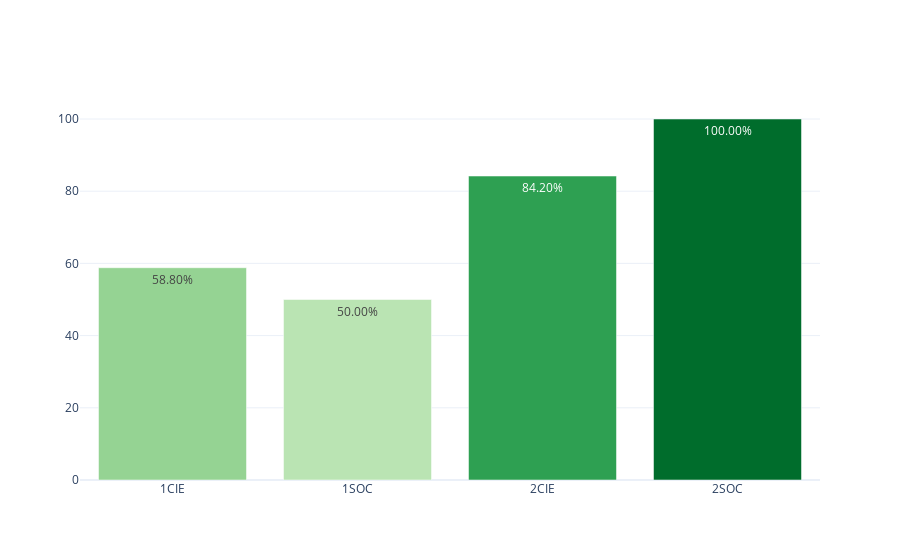

The cell this chart's notebook holds for it:
### Markdown cell above
## BACHILLERATO

### Code cell
dfc_BACH = loaders.get_data_by_stages(dfc, 'BACH')
myplotly.bar_simple(dfc_BACH.index, dfc_BACH['éxito'])

### Figure 1 — Plotly figure (JSON) as saved in the notebook; plotly's stock layout.template omitted (floating-point values rounded to 4 significant figures)
{"data": [{"hoverinfo": "x+text", "marker": {"color": [58.8, 50, 84.2, 100], "colorscale": [[0, "rgb(186,228,179)"], [0.3333, "rgb(116,196,118)"], [0.6667, "rgb(49,163,84)"], [1, "rgb(0,109,44)"]]}, "text": ["58.80%", "50.00%", "84.20%", "100.00%"], "type": "bar", "x": ["1CIE", "1SOC", "2CIE", "2SOC"], "y": [58.8, 50, 84.2, 100]}], "layout": {"title": {"text": ""}}}
